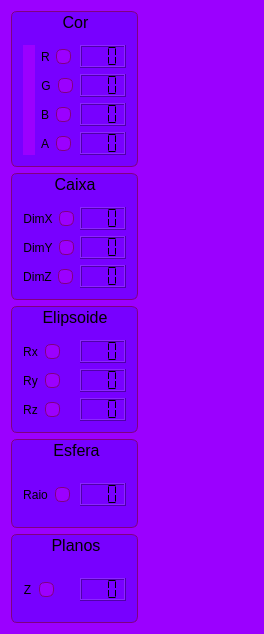
  <widget class="QWidget" name="centralWidget">
   <property name="maximumSize">
    <size>
     <width>1300</width>
     <height>990</height>
    </size>
   </property>
   <property name="styleSheet">
    <string notr="true">QWidget{
	background-color: rgb(155, 0, 255);
}

</string>
   </property>
   <layout class="QHBoxLayout" name="horizontalLayout_9">
    <item>
     <layout class="QHBoxLayout" name="horizontalLayout_8" stretch="30,5,65">
      <item>
       <layout class="QVBoxLayout" name="verticalLayout_7">
        <item>
         <widget class="QGroupBox" name="groupBoxCor">
          <property name="font">
           <font>
            <pointsize>12</pointsize>
           </font>
          </property>
          <property name="styleSheet">
           <string notr="true">QGroupBox{
	background-color: rgb(120, 0, 255);
	border: 1px solid purple;
	border-radius: 6px;
}
</string>
          </property>
          <property name="title">
           <string>Cor</string>
          </property>
          <property name="alignment">
           <set>Qt::AlignCenter</set>
          </property>
          <property name="flat">
           <bool>false</bool>
          </property>
          <layout class="QHBoxLayout" name="horizontalLayout_16">
           <item>
            <layout class="QHBoxLayout" name="horizontalLayout_15" stretch="30,70">
             <item>
              <widget class="SelecaoCor" name="CurrentColor" native="true">
               <property name="autoFillBackground">
                <bool>false</bool>
               </property>
              </widget>
             </item>
             <item>
              <layout class="QVBoxLayout" name="verticalLayout_4">
               <item>
                <layout class="QHBoxLayout" name="horizontalLayout_10" stretch="10,40,20">
                 <item>
                  <widget class="QLabel" name="label_11">
                   <property name="styleSheet">
                    <string notr="true">QLabel{
	background-color: rgb(120, 0, 255);
}</string>
                   </property>
                   <property name="text">
                    <string>R</string>
                   </property>
                   <property name="alignment">
                    <set>Qt::AlignCenter</set>
                   </property>
                  </widget>
                 </item>
                 <item>
                  <widget class="QSlider" name="horizontalR">
                   <property name="styleSheet">
                    <string notr="true">QSlider{
	background-color: rgb(120, 0, 255);
}

QSlider::handle:horizontal {
   background: rgb(155, 0, 255);
	border: 1px solid purple;
	border-radius: 6px;
}

QSlider::add-page:horizontal {
	background-color: rgb(120, 0, 255);
}
QSlider::sub-page:horizontal {
   background: rgb(155, 0, 255);
height: 6px;
border-radius: 12px;
}
</string>
                   </property>
                   <property name="maximum">
                    <number>255</number>
                   </property>
                   <property name="orientation">
                    <enum>Qt::Horizontal</enum>
                   </property>
                  </widget>
                 </item>
                 <item>
                  <widget class="QLCDNumber" name="lcdNumberR">
                   <property name="maximumSize">
                    <size>
                     <width>80</width>
                     <height>40</height>
                    </size>
                   </property>
                   <property name="font">
                    <font>
                     <family>Ubuntu</family>
                     <pointsize>12</pointsize>
                     <bold>false</bold>
                    </font>
                   </property>
                   <property name="styleSheet">
                    <string notr="true">QLCDNumber{
	background-color: rgb(120, 0, 255);
}</string>
                   </property>
                   <property name="digitCount">
                    <number>3</number>
                   </property>
                   <property name="segmentStyle">
                    <enum>QLCDNumber::Flat</enum>
                   </property>
                  </widget>
                 </item>
                </layout>
               </item>
               <item>
                <layout class="QHBoxLayout" name="horizontalLayout_12" stretch="10,40,20">
                 <property name="spacing">
                  <number>7</number>
                 </property>
                 <item>
                  <widget class="QLabel" name="label_12">
                   <property name="styleSheet">
                    <string notr="true">QLabel{
	background-color: rgb(120, 0, 255);
}</string>
                   </property>
                   <property name="text">
                    <string>G</string>
                   </property>
                   <property name="alignment">
                    <set>Qt::AlignCenter</set>
                   </property>
                  </widget>
                 </item>
                 <item>
                  <widget class="QSlider" name="horizontalG">
                   <property name="styleSheet">
                    <string notr="true">QSlider{
	background-color: rgb(120, 0, 255);
}

QSlider::handle:horizontal {
   background: rgb(155, 0, 255);
	border: 1px solid purple;
	border-radius: 6px;
}

QSlider::add-page:horizontal {
	background-color: rgb(120, 0, 255);
}
QSlider::sub-page:horizontal {
   background: rgb(155, 0, 255);
height: 6px;
border-radius: 12px;
}
</string>
                   </property>
                   <property name="maximum">
                    <number>255</number>
                   </property>
                   <property name="orientation">
                    <enum>Qt::Horizontal</enum>
                   </property>
                  </widget>
                 </item>
                 <item>
                  <widget class="QLCDNumber" name="lcdNumberG">
                   <property name="maximumSize">
                    <size>
                     <width>80</width>
                     <height>40</height>
                    </size>
                   </property>
                   <property name="styleSheet">
                    <string notr="true">QLCDNumber{
	background-color: rgb(120, 0, 255);
}</string>
                   </property>
                   <property name="digitCount">
                    <number>3</number>
                   </property>
                   <property name="segmentStyle">
                    <enum>QLCDNumber::Flat</enum>
                   </property>
                  </widget>
                 </item>
                </layout>
               </item>
               <item>
                <layout class="QHBoxLayout" name="horizontalLayout_13" stretch="10,40,20">
                 <property name="spacing">
                  <number>7</number>
                 </property>
                 <item>
                  <widget class="QLabel" name="label_13">
                   <property name="styleSheet">
                    <string notr="true">QLabel{
	background-color: rgb(120, 0, 255);
}</string>
                   </property>
                   <property name="text">
                    <string>B</string>
                   </property>
                   <property name="alignment">
                    <set>Qt::AlignCenter</set>
                   </property>
                  </widget>
                 </item>
                 <item>
                  <widget class="QSlider" name="horizontalB">
                   <property name="styleSheet">
                    <string notr="true">QSlider{
	background-color: rgb(120, 0, 255);
}

QSlider::handle:horizontal {
   background: rgb(155, 0, 255);
	border: 1px solid purple;
	border-radius: 6px;
}

QSlider::add-page:horizontal {
	background-color: rgb(120, 0, 255);
}
QSlider::sub-page:horizontal {
   background: rgb(155, 0, 255);
height: 6px;
border-radius: 12px;
}
</string>
                   </property>
                   <property name="maximum">
                    <number>255</number>
                   </property>
                   <property name="orientation">
                    <enum>Qt::Horizontal</enum>
                   </property>
                  </widget>
                 </item>
                 <item>
                  <widget class="QLCDNumber" name="lcdNumberB">
                   <property name="maximumSize">
                    <size>
                     <width>80</width>
                     <height>40</height>
                    </size>
                   </property>
                   <property name="styleSheet">
                    <string notr="true">QLCDNumber{
	background-color: rgb(120, 0, 255);
}</string>
                   </property>
                   <property name="digitCount">
                    <number>3</number>
                   </property>
                   <property name="segmentStyle">
                    <enum>QLCDNumber::Flat</enum>
                   </property>
                  </widget>
                 </item>
                </layout>
               </item>
               <item>
                <layout class="QHBoxLayout" name="horizontalLayout_14" stretch="10,40,20">
                 <property name="spacing">
                  <number>7</number>
                 </property>
                 <item>
                  <widget class="QLabel" name="label_14">
                   <property name="styleSheet">
                    <string notr="true">QLabel{
	background-color: rgb(120, 0, 255);
}</string>
                   </property>
                   <property name="text">
                    <string>A</string>
                   </property>
                   <property name="alignment">
                    <set>Qt::AlignCenter</set>
                   </property>
                  </widget>
                 </item>
                 <item>
                  <widget class="QSlider" name="horizontalA">
                   <property name="styleSheet">
                    <string notr="true">QSlider{
	background-color: rgb(120, 0, 255);
}

QSlider::handle:horizontal {
   background: rgb(155, 0, 255);
	border: 1px solid purple;
	border-radius: 6px;
}

QSlider::add-page:horizontal {
	background-color: rgb(120, 0, 255);
}
QSlider::sub-page:horizontal {
   background: rgb(155, 0, 255);
height: 6px;
border-radius: 12px;
}
</string>
                   </property>
                   <property name="maximum">
                    <number>255</number>
                   </property>
                   <property name="orientation">
                    <enum>Qt::Horizontal</enum>
                   </property>
                   <property name="invertedAppearance">
                    <bool>false</bool>
                   </property>
                   <property name="invertedControls">
                    <bool>false</bool>
                   </property>
                  </widget>
                 </item>
                 <item>
                  <widget class="QLCDNumber" name="lcdNumberA">
                   <property name="maximumSize">
                    <size>
                     <width>80</width>
                     <height>40</height>
                    </size>
                   </property>
                   <property name="styleSheet">
                    <string notr="true">QLCDNumber{
	background-color: rgb(120, 0, 255);
}</string>
                   </property>
                   <property name="digitCount">
                    <number>3</number>
                   </property>
                   <property name="segmentStyle">
                    <enum>QLCDNumber::Flat</enum>
                   </property>
                  </widget>
                 </item>
                </layout>
               </item>
              </layout>
             </item>
            </layout>
           </item>
          </layout>
         </widget>
        </item>
        <item>
         <widget class="QGroupBox" name="groupBoxCaixa">
          <property name="font">
           <font>
            <pointsize>12</pointsize>
           </font>
          </property>
          <property name="styleSheet">
           <string notr="true">QGroupBox{
	background-color: rgb(120, 0, 255);
	border: 1px solid purple;
	border-radius: 6px;
}
</string>
          </property>
          <property name="title">
           <string>Caixa</string>
          </property>
          <property name="alignment">
           <set>Qt::AlignCenter</set>
          </property>
          <property name="flat">
           <bool>false</bool>
          </property>
          <layout class="QVBoxLayout" name="verticalLayout_9">
           <item>
            <layout class="QVBoxLayout" name="verticalLayout_3">
             <item>
              <layout class="QHBoxLayout" name="horizontalLayout_5" stretch="10,40,20">
               <item>
                <widget class="QLabel" name="label_5">
                 <property name="styleSheet">
                  <string notr="true">QLabel{
	background-color: rgb(120, 0, 255);
}</string>
                 </property>
                 <property name="text">
                  <string>DimX</string>
                 </property>
                 <property name="alignment">
                  <set>Qt::AlignCenter</set>
                 </property>
                </widget>
               </item>
               <item>
                <widget class="QSlider" name="horizontalDimXCaixa">
                 <property name="styleSheet">
                  <string notr="true">QSlider{
	background-color: rgb(120, 0, 255);
}

QSlider::handle:horizontal {
   background: rgb(155, 0, 255);
	border: 1px solid purple;
	border-radius: 6px;
}

QSlider::add-page:horizontal {
	background-color: rgb(120, 0, 255);
}
QSlider::sub-page:horizontal {
   background: rgb(155, 0, 255);
height: 6px;
border-radius: 12px;
}
</string>
                 </property>
                 <property name="orientation">
                  <enum>Qt::Horizontal</enum>
                 </property>
                </widget>
               </item>
               <item>
                <widget class="QLCDNumber" name="lcdNumberDimXCaixa">
                 <property name="maximumSize">
                  <size>
                   <width>80</width>
                   <height>40</height>
                  </size>
                 </property>
                 <property name="styleSheet">
                  <string notr="true">QLCDNumber{
	background-color: rgb(120, 0, 255);
}</string>
                 </property>
                 <property name="frameShape">
                  <enum>QFrame::Box</enum>
                 </property>
                 <property name="digitCount">
                  <number>3</number>
                 </property>
                 <property name="segmentStyle">
                  <enum>QLCDNumber::Flat</enum>
                 </property>
                </widget>
               </item>
              </layout>
             </item>
             <item>
              <layout class="QHBoxLayout" name="horizontalLayout_6" stretch="10,40,20">
               <item>
                <widget class="QLabel" name="label_6">
                 <property name="styleSheet">
                  <string notr="true">QLabel{
	background-color: rgb(120, 0, 255);
}</string>
                 </property>
                 <property name="text">
                  <string>DimY</string>
                 </property>
                 <property name="alignment">
                  <set>Qt::AlignCenter</set>
                 </property>
                </widget>
               </item>
               <item>
                <widget class="QSlider" name="horizontalDimYCaixa">
                 <property name="styleSheet">
                  <string notr="true">QSlider{
	background-color: rgb(120, 0, 255);
}

QSlider::handle:horizontal {
   background: rgb(155, 0, 255);
	border: 1px solid purple;
	border-radius: 6px;
}

QSlider::add-page:horizontal {
	background-color: rgb(120, 0, 255);
}
QSlider::sub-page:horizontal {
   background: rgb(155, 0, 255);
height: 6px;
border-radius: 12px;
}
</string>
                 </property>
                 <property name="orientation">
                  <enum>Qt::Horizontal</enum>
                 </property>
                </widget>
               </item>
               <item>
                <widget class="QLCDNumber" name="lcdNumberDimYCaixa">
                 <property name="maximumSize">
                  <size>
                   <width>80</width>
                   <height>40</height>
                  </size>
                 </property>
                 <property name="styleSheet">
                  <string notr="true">QLCDNumber{
	background-color: rgb(120, 0, 255);
}</string>
                 </property>
                 <property name="frameShape">
                  <enum>QFrame::Box</enum>
                 </property>
                 <property name="digitCount">
                  <number>3</number>
                 </property>
                 <property name="segmentStyle">
                  <enum>QLCDNumber::Flat</enum>
                 </property>
                </widget>
               </item>
              </layout>
             </item>
             <item>
              <layout class="QHBoxLayout" name="horizontalLayout_7" stretch="10,40,20">
               <item>
                <widget class="QLabel" name="label_7">
                 <property name="styleSheet">
                  <string notr="true">QLabel{
	background-color: rgb(120, 0, 255);
}</string>
                 </property>
                 <property name="text">
                  <string>DimZ</string>
                 </property>
                 <property name="alignment">
                  <set>Qt::AlignCenter</set>
                 </property>
                </widget>
               </item>
               <item>
                <widget class="QSlider" name="horizontalDimZCaixa">
                 <property name="styleSheet">
                  <string notr="true">QSlider{
	background-color: rgb(120, 0, 255);
}

QSlider::handle:horizontal {
   background: rgb(155, 0, 255);
	border: 1px solid purple;
	border-radius: 6px;
}

QSlider::add-page:horizontal {
	background-color: rgb(120, 0, 255);
}
QSlider::sub-page:horizontal {
   background: rgb(155, 0, 255);
height: 6px;
border-radius: 12px;
}
</string>
                 </property>
                 <property name="orientation">
                  <enum>Qt::Horizontal</enum>
                 </property>
                </widget>
               </item>
               <item>
                <widget class="QLCDNumber" name="lcdNumberDimZCaixa">
                 <property name="maximumSize">
                  <size>
                   <width>80</width>
                   <height>40</height>
                  </size>
                 </property>
                 <property name="styleSheet">
                  <string notr="true">QLCDNumber{
	background-color: rgb(120, 0, 255);
}</string>
                 </property>
                 <property name="digitCount">
                  <number>3</number>
                 </property>
                 <property name="segmentStyle">
                  <enum>QLCDNumber::Flat</enum>
                 </property>
                </widget>
               </item>
              </layout>
             </item>
            </layout>
           </item>
          </layout>
         </widget>
        </item>
        <item>
         <widget class="QGroupBox" name="groupBoxEllipsoid">
          <property name="font">
           <font>
            <pointsize>12</pointsize>
           </font>
          </property>
          <property name="styleSheet">
           <string notr="true">QGroupBox{
	background-color: rgb(120, 0, 255);
	border: 1px solid purple;
	border-radius: 6px;
}
</string>
          </property>
          <property name="title">
           <string>Elipsoide</string>
          </property>
          <property name="alignment">
           <set>Qt::AlignCenter</set>
          </property>
          <property name="flat">
           <bool>false</bool>
          </property>
          <layout class="QVBoxLayout" name="verticalLayout_10">
           <item>
            <layout class="QVBoxLayout" name="verticalLayout_2">
             <item>
              <layout class="QHBoxLayout" name="horizontalLayout_2" stretch="10,40,20">
               <property name="spacing">
                <number>7</number>
               </property>
               <item>
                <widget class="QLabel" name="label_2">
                 <property name="styleSheet">
                  <string notr="true">QLabel{
	background-color: rgb(120, 0, 255);
}</string>
                 </property>
                 <property name="text">
                  <string>Rx</string>
                 </property>
                 <property name="alignment">
                  <set>Qt::AlignCenter</set>
                 </property>
                </widget>
               </item>
               <item>
                <widget class="QSlider" name="horizontalRaioXEllipsoid">
                 <property name="styleSheet">
                  <string notr="true">QSlider{
	background-color: rgb(120, 0, 255);
}

QSlider::handle:horizontal {
   background: rgb(155, 0, 255);
	border: 1px solid purple;
	border-radius: 6px;
}

QSlider::add-page:horizontal {
	background-color: rgb(120, 0, 255);
}
QSlider::sub-page:horizontal {
   background: rgb(155, 0, 255);
height: 6px;
border-radius: 12px;
}
</string>
                 </property>
                 <property name="orientation">
                  <enum>Qt::Horizontal</enum>
                 </property>
                </widget>
               </item>
               <item>
                <widget class="QLCDNumber" name="lcdNumberRaioXElipse">
                 <property name="maximumSize">
                  <size>
                   <width>80</width>
                   <height>40</height>
                  </size>
                 </property>
                 <property name="styleSheet">
                  <string notr="true">QLCDNumber{
	background-color: rgb(120, 0, 255);
}</string>
                 </property>
                 <property name="frameShape">
                  <enum>QFrame::Box</enum>
                 </property>
                 <property name="digitCount">
                  <number>3</number>
                 </property>
                 <property name="segmentStyle">
                  <enum>QLCDNumber::Flat</enum>
                 </property>
                </widget>
               </item>
              </layout>
             </item>
             <item>
              <layout class="QHBoxLayout" name="horizontalLayout_4" stretch="10,40,20">
               <property name="spacing">
                <number>7</number>
               </property>
               <item>
                <widget class="QLabel" name="label_4">
                 <property name="styleSheet">
                  <string notr="true">QLabel{
	background-color: rgb(120, 0, 255);
}</string>
                 </property>
                 <property name="text">
                  <string>Ry</string>
                 </property>
                 <property name="alignment">
                  <set>Qt::AlignCenter</set>
                 </property>
                </widget>
               </item>
               <item>
                <widget class="QSlider" name="horizontalRaioYEllipsoid">
                 <property name="styleSheet">
                  <string notr="true">QSlider{
	background-color: rgb(120, 0, 255);
}

QSlider::handle:horizontal {
   background: rgb(155, 0, 255);
	border: 1px solid purple;
	border-radius: 6px;
}

QSlider::add-page:horizontal {
	background-color: rgb(120, 0, 255);
}
QSlider::sub-page:horizontal {
   background: rgb(155, 0, 255);
height: 6px;
border-radius: 12px;
}
</string>
                 </property>
                 <property name="orientation">
                  <enum>Qt::Horizontal</enum>
                 </property>
                </widget>
               </item>
               <item>
                <widget class="QLCDNumber" name="lcdNumberRaioYElipse">
                 <property name="maximumSize">
                  <size>
                   <width>80</width>
                   <height>40</height>
                  </size>
                 </property>
                 <property name="styleSheet">
                  <string notr="true">QLCDNumber{
	background-color: rgb(120, 0, 255);
}</string>
                 </property>
                 <property name="frameShape">
                  <enum>QFrame::Box</enum>
                 </property>
                 <property name="digitCount">
                  <number>3</number>
                 </property>
                 <property name="segmentStyle">
                  <enum>QLCDNumber::Flat</enum>
                 </property>
                </widget>
               </item>
              </layout>
             </item>
             <item>
              <layout class="QHBoxLayout" name="horizontalLayout_3" stretch="10,40,20">
               <property name="spacing">
                <number>7</number>
               </property>
               <item>
                <widget class="QLabel" name="label_3">
                 <property name="styleSheet">
                  <string notr="true">QLabel{
	background-color: rgb(120, 0, 255);
}</string>
                 </property>
                 <property name="text">
                  <string>Rz</string>
                 </property>
                 <property name="alignment">
                  <set>Qt::AlignCenter</set>
                 </property>
                </widget>
               </item>
               <item>
                <widget class="QSlider" name="horizontalRaioZEllipsoid">
                 <property name="styleSheet">
                  <string notr="true">QSlider{
	background-color: rgb(120, 0, 255);
}

QSlider::handle:horizontal {
   background: rgb(155, 0, 255);
	border: 1px solid purple;
	border-radius: 6px;
}

QSlider::add-page:horizontal {
	background-color: rgb(120, 0, 255);
}
QSlider::sub-page:horizontal {
   background: rgb(155, 0, 255);
height: 6px;
border-radius: 12px;
}
</string>
                 </property>
                 <property name="orientation">
                  <enum>Qt::Horizontal</enum>
                 </property>
                </widget>
               </item>
               <item>
                <widget class="QLCDNumber" name="lcdNumberRaioZElipse">
                 <property name="maximumSize">
                  <size>
                   <width>80</width>
                   <height>40</height>
                  </size>
                 </property>
                 <property name="styleSheet">
                  <string notr="true">QLCDNumber{
	background-color: rgb(120, 0, 255);
}</string>
                 </property>
                 <property name="digitCount">
                  <number>3</number>
                 </property>
                 <property name="segmentStyle">
                  <enum>QLCDNumber::Flat</enum>
                 </property>
                </widget>
               </item>
              </layout>
             </item>
            </layout>
           </item>
          </layout>
         </widget>
        </item>
        <item>
         <widget class="QGroupBox" name="groupBoxEsfera">
          <property name="font">
           <font>
            <pointsize>12</pointsize>
           </font>
          </property>
          <property name="styleSheet">
           <string notr="true">QGroupBox{
	background-color: rgb(120, 0, 255);
	border: 1px solid purple;
	border-radius: 6px;
}
</string>
          </property>
          <property name="title">
           <string>Esfera</string>
          </property>
          <property name="alignment">
           <set>Qt::AlignCenter</set>
          </property>
          <property name="flat">
           <bool>false</bool>
          </property>
          <layout class="QVBoxLayout" name="verticalLayout">
           <item>
            <layout class="QHBoxLayout" name="horizontalLayout" stretch="10,40,20">
             <property name="spacing">
              <number>7</number>
             </property>
             <property name="leftMargin">
              <number>0</number>
             </property>
             <property name="topMargin">
              <number>10</number>
             </property>
             <property name="bottomMargin">
              <number>10</number>
             </property>
             <item>
              <widget class="QLabel" name="label">
               <property name="styleSheet">
                <string notr="true">QLabel{
	background-color: rgb(120, 0, 255);
}</string>
               </property>
               <property name="text">
                <string>Raio</string>
               </property>
               <property name="alignment">
                <set>Qt::AlignCenter</set>
               </property>
              </widget>
             </item>
             <item>
              <widget class="QSlider" name="horizontalRaioEsfera">
               <property name="styleSheet">
                <string notr="true">QSlider{
	background-color: rgb(120, 0, 255);
}

QSlider::handle:horizontal {
   background: rgb(155, 0, 255);
	border: 1px solid purple;
	border-radius: 6px;
}

QSlider::add-page:horizontal {
	background-color: rgb(120, 0, 255);
}
QSlider::sub-page:horizontal {
   background: rgb(155, 0, 255);
height: 6px;
border-radius: 12px;
}
</string>
               </property>
               <property name="orientation">
                <enum>Qt::Horizontal</enum>
               </property>
              </widget>
             </item>
             <item>
              <widget class="QLCDNumber" name="lcdNumberRaioEsfera">
               <property name="maximumSize">
                <size>
                 <width>80</width>
                 <height>40</height>
                </size>
               </property>
               <property name="autoFillBackground">
                <bool>false</bool>
               </property>
               <property name="styleSheet">
                <string notr="true">QLCDNumber{
	background-color: rgb(120, 0, 255);
}</string>
               </property>
               <property name="frameShape">
                <enum>QFrame::Box</enum>
               </property>
               <property name="digitCount">
                <number>3</number>
               </property>
               <property name="segmentStyle">
                <enum>QLCDNumber::Flat</enum>
               </property>
              </widget>
             </item>
            </layout>
           </item>
          </layout>
         </widget>
        </item>
        <item>
         <widget class="QGroupBox" name="groupBoxPlanos">
          <property name="font">
           <font>
            <family>Ubuntu</family>
            <pointsize>12</pointsize>
           </font>
          </property>
          <property name="styleSheet">
           <string notr="true">QGroupBox{
	background-color: rgb(120, 0, 255);
	border: 1px solid purple;
	border-radius: 6px;
}
</string>
          </property>
          <property name="title">
           <string>Planos</string>
          </property>
          <property name="alignment">
           <set>Qt::AlignCenter</set>
          </property>
          <layout class="QVBoxLayout" name="verticalLayout_5">
           <item>
            <layout class="QHBoxLayout" name="horizontalLayout_11" stretch="10,40,20">
             <property name="spacing">
              <number>7</number>
             </property>
             <property name="topMargin">
              <number>10</number>
             </property>
             <property name="bottomMargin">
              <number>10</number>
             </property>
             <item>
              <widget class="QLabel" name="label_19">
               <property name="styleSheet">
                <string notr="true">QLabel{
	background-color: rgb(120, 0, 255);
}</string>
               </property>
               <property name="text">
                <string>Z</string>
               </property>
               <property name="alignment">
                <set>Qt::AlignCenter</set>
               </property>
              </widget>
             </item>
             <item>
              <widget class="QSlider" name="horizontalZ">
               <property name="styleSheet">
                <string notr="true">QSlider{
	background-color: rgb(120, 0, 255);
}

QSlider::handle:horizontal {
   background: rgb(155, 0, 255);
	border: 1px solid purple;
	border-radius: 6px;
}

QSlider::add-page:horizontal {
	background-color: rgb(120, 0, 255);
}
QSlider::sub-page:horizontal {
   background: rgb(155, 0, 255);
height: 6px;
border-radius: 12px;
}
</string>
               </property>
               <property name="orientation">
                <enum>Qt::Horizontal</enum>
               </property>
              </widget>
             </item>
             <item>
              <widget class="QLCDNumber" name="lcdNumberZ">
               <property name="maximumSize">
                <size>
                 <width>80</width>
                 <height>40</height>
                </size>
               </property>
               <property name="styleSheet">
                <string notr="true">QLCDNumber{
	background-color: rgb(120, 0, 255);
}</string>
               </property>
               <property name="frameShape">
                <enum>QFrame::Box</enum>
               </property>
               <property name="digitCount">
                <number>3</number>
               </property>
               <property name="segmentStyle">
                <enum>QLCDNumber::Flat</enum>
               </property>
              </widget>
             </item>
            </layout>
           </item>
          </layout>
         </widget>
        </item>
       </layout>
      </item>
      <item>
       <spacer name="horizontalSpacer">
        <property name="orientation">
         <enum>Qt::Horizontal</enum>
        </property>
        <property name="sizeHint" stdset="0">
         <size>
          <width>40</width>
          <height>20</height>
         </size>
        </property>
       </spacer>
      </item>
      <item>
       <widget class="Plotter" name="widget" native="true">
        <property name="sizePolicy">
         <sizepolicy hsizetype="Preferred" vsizetype="Preferred">
          <horstretch>0</horstretch>
          <verstretch>0</verstretch>
         </sizepolicy>
        </property>
        <property name="maximumSize">
         <size>
          <width>555555</width>
          <height>555555</height>
         </size>
        </property>
        <property name="layoutDirection">
         <enum>Qt::LeftToRight</enum>
        </property>
        <property name="styleSheet">
         <string notr="true"/>
        </property>
       </widget>
      </item>
     </layout>
    </item>
   </layout>
  </widget>
